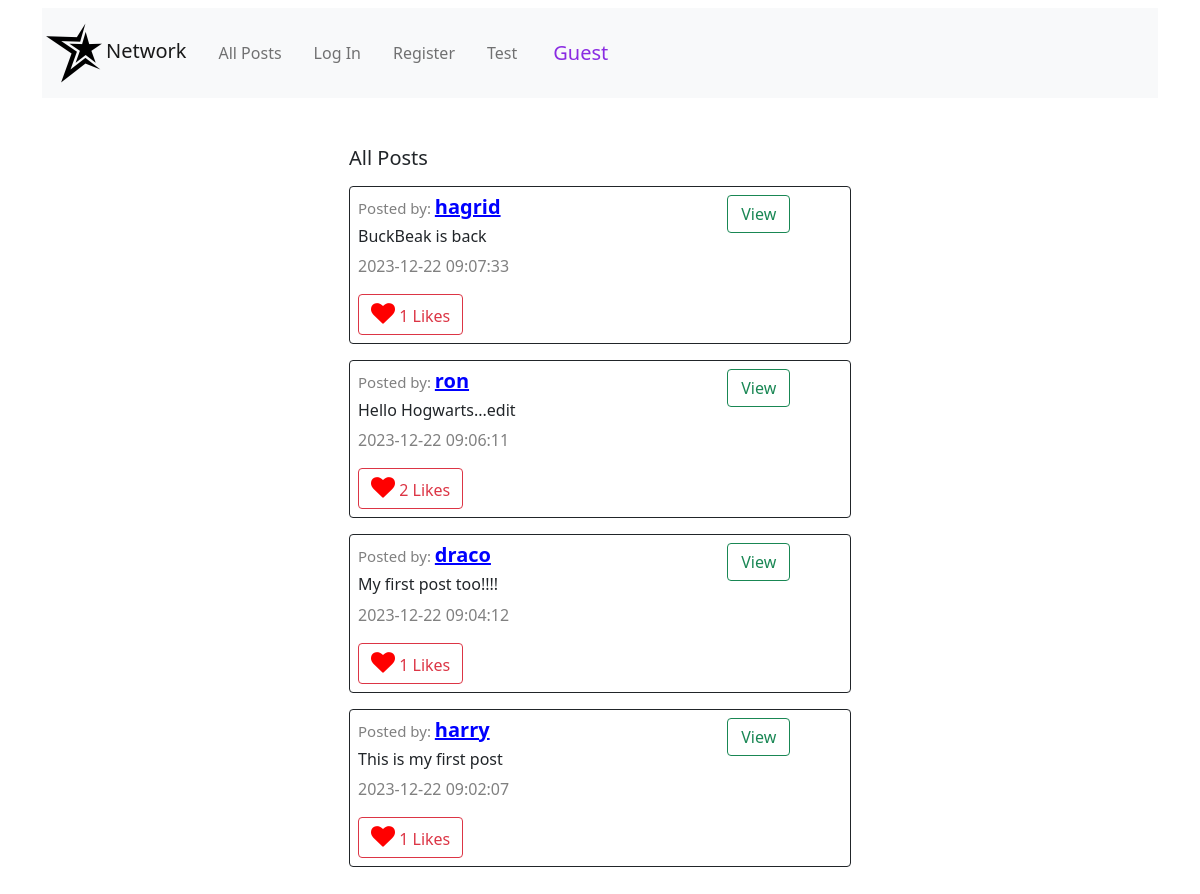
Before: / with the older database file.
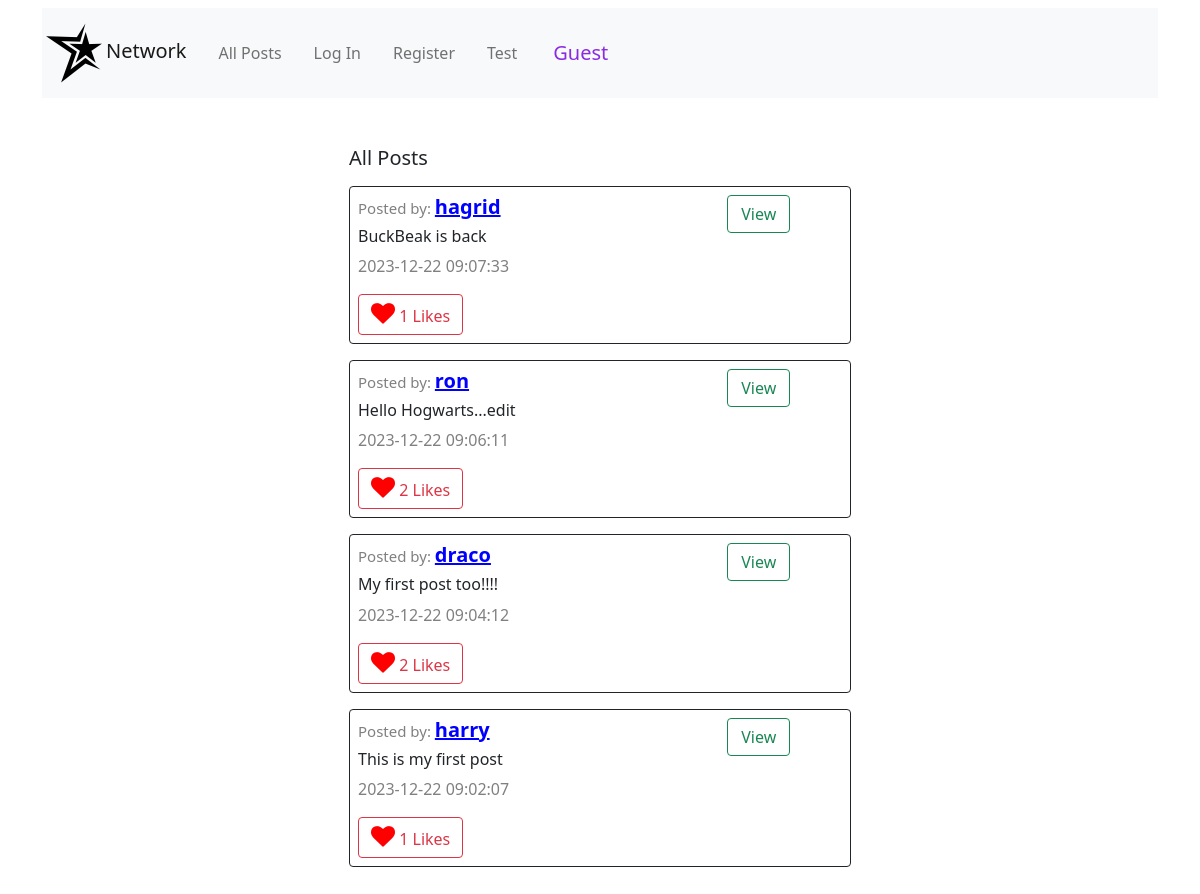
After: the same page with the newer database file.
### app.py (models this page shows, shortened)
class Posts(db.Model):
    __tablename__ = "posts"
    id = db.Column(db.Integer, primary_key=True)
    content = db.Column(db.String(150), nullable=False)
    created_at = db.Column(db.DateTime(timezone=True), server_default=db.func.current_timestamp())
    person_id = db.Column(db.Integer, db.ForeignKey('users.id'),nullable=False)
    likes=db.Column(db.Integer,default=0)

class Users(db.Model):
    __tablename__ = "users"
    id = db.Column(db.Integer, primary_key=True)
    username = db.Column(db.String(80), unique=True, nullable=False)
    hash = db.Column(db.String(200),nullable=False)
    email = db.Column(db.String(120), unique=True, nullable=False)
    first_name=db.Column(db.String(80), nullable=True)
    last_name=db.Column(db.String(80), nullable=True)
    profile_pic_addr=db.Column(db.String(200), nullable=True)
    user_posts=db.relationship('Posts',backref='owner',lazy='dynamic')
    user_comments=db.relationship('Comments',backref='commented_user',lazy='dynamic')
    followers = db.relationship('Users',
                                secondary = follow,
                                primaryjoin = (follow.c.following_id == id),
                                secondaryjoin = (follow.c.follower_id == id),
                                backref = 'following'
                                )

### app.py (the view, shortened to what this page needs)
@app.route("/", methods=["GET", "POST"])
def index():
    posts=Posts.query.order_by(Posts.created_at.desc()).all()
    user_id=session.get("user_id")
    if user_id:
        current_user=Users.query.filter_by(id=user_id).first()
    else:
        current_user=None
    return render_template("index.html",posts=posts,current_user=current_user)

### app.py (called while the page is built)
@app.after_request
def after_request(response):
    response.headers["Cache-Control"] = "no-cache, no-store, must-revalidate"
    response.headers["Expires"] = 0
    response.headers["Pragma"] = "no-cache"
    return response

### templates/index.html (shortened to what this page needs)
{% extends "layout.html" %} {% block body %}
<div id="index_div">
	<div id="post-view" class="container-fluid py-5 w-50">
		<h5 class="ms-3">All Posts</h5>
		{% for item in posts%}
		<div id="display_div_{{item.id}}" class="border border-dark m-3 p-2 rounded">
			<div class="row">
				<div class="col-9">
					<h5>
						<span style="color: grey; font-size: 15px">Posted by: </span
						><a
							style="font-weight: bold; color: blue"
							href="/profile/{{item.owner.id}}"
							>{{item.owner.username}}</a
						>
					</h5>
					<div id="index_content_div_{{item.id}}"><h6  class="mt-2">{{item.content}}</h6></div>
					<p><span style="color: grey">{{item.created_at}}</span></p>
					<button class="btn btn-outline-danger">
						<i style="font-size: 24px; color: red" class="fa">&#xf004;</i>
						{{item.likes}} Likes
					</button>
				</div>
				<div class="col-2 ">
					<div class="row">
						<button data-post_id="{{item.id}}" id="index_view_btn_{{item.id}}" class="btn btn-outline-success mb-1 w-75 view_btn">View</button>
					</div>
				</div>
			</div>
		</div>
		  {%endfor%}
	</div>
</div>
{% endblock %}

Changed rows visible on the page:
changed Posts "My first post too!!!!": likes "1" → "2"
